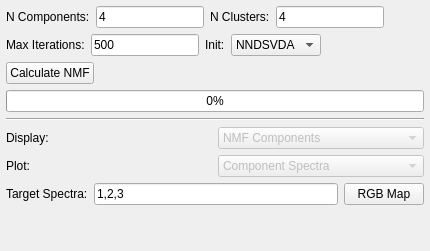
         <widget class="QWidget" name="a2_tab_nnmf">
          <attribute name="title">
           <string>NNMF</string>
          </attribute>
          <layout class="QVBoxLayout" name="a2_tab_nnmf_layout">
           <property name="spacing">
            <number>6</number>
           </property>
           <property name="leftMargin">
            <number>6</number>
           </property>
           <property name="topMargin">
            <number>6</number>
           </property>
           <property name="rightMargin">
            <number>6</number>
           </property>
           <property name="bottomMargin">
            <number>6</number>
           </property>
           <item>
            <layout class="QHBoxLayout" name="a2_nmf_params1_layout">
             <item>
              <widget class="QLabel" name="a2_nmfNComponentsLabel">
               <property name="text">
                <string>N Components:</string>
               </property>
              </widget>
             </item>
             <item>
              <widget class="QLineEdit" name="a2_nmfNComponentsEdit">
               <property name="text">
                <string>4</string>
               </property>
              </widget>
             </item>
             <item>
              <widget class="QLabel" name="a2_nmfNClustersLabel">
               <property name="text">
                <string>N Clusters:</string>
               </property>
              </widget>
             </item>
             <item>
              <widget class="QLineEdit" name="a2_nmfNClustersEdit">
               <property name="text">
                <string>4</string>
               </property>
              </widget>
             </item>
             <item>
              <spacer name="a2_nmf_params1_spacer">
               <property name="orientation">
                <enum>Qt::Horizontal</enum>
               </property>
               <property name="sizeHint" stdset="0">
                <size>
                 <width>40</width>
                 <height>20</height>
                </size>
               </property>
              </spacer>
             </item>
            </layout>
           </item>
           <item>
            <layout class="QHBoxLayout" name="a2_nmf_params2_layout">
             <item>
              <widget class="QLabel" name="a2_nmfMaxIterLabel">
               <property name="text">
                <string>Max Iterations:</string>
               </property>
              </widget>
             </item>
             <item>
              <widget class="QLineEdit" name="a2_nmfMaxIterEdit">
               <property name="text">
                <string>500</string>
               </property>
              </widget>
             </item>
             <item>
              <widget class="QLabel" name="a2_nmfInitLabel">
               <property name="text">
                <string>Init:</string>
               </property>
              </widget>
             </item>
             <item>
              <widget class="QComboBox" name="a2_nmfInitCombo">
               <item>
                <property name="text">
                 <string>NNDSVDA</string>
                </property>
               </item>
               <item>
                <property name="text">
                 <string>Random</string>
                </property>
               </item>
              </widget>
             </item>
             <item>
              <spacer name="a2_nmf_params2_spacer">
               <property name="orientation">
                <enum>Qt::Horizontal</enum>
               </property>
               <property name="sizeHint" stdset="0">
                <size>
                 <width>40</width>
                 <height>20</height>
                </size>
               </property>
              </spacer>
             </item>
            </layout>
           </item>
           <item>
            <layout class="QHBoxLayout" name="a2_nmf_calc_layout">
             <item>
              <widget class="QPushButton" name="a2_calcNMFButton">
               <property name="text">
                <string>Calculate NMF</string>
               </property>
              </widget>
             </item>
             <item>
              <spacer name="a2_nmf_calc_spacer">
               <property name="orientation">
                <enum>Qt::Horizontal</enum>
               </property>
               <property name="sizeHint" stdset="0">
                <size>
                 <width>40</width>
                 <height>20</height>
                </size>
               </property>
              </spacer>
             </item>
            </layout>
           </item>
           <item>
            <widget class="QProgressBar" name="a2_nmfProgressBar">
             <property name="value">
              <number>0</number>
             </property>
            </widget>
           </item>
           <item>
            <widget class="Line" name="a2_nmf_line1">
             <property name="orientation">
              <enum>Qt::Horizontal</enum>
             </property>
            </widget>
           </item>
           <item>
            <layout class="QHBoxLayout" name="a2_nmf_display_layout">
             <item>
              <widget class="QLabel" name="a2_nmfDisplayLabel">
               <property name="text">
                <string>Display:</string>
               </property>
              </widget>
             </item>
             <item>
              <widget class="QComboBox" name="a2_nmfDisplayCombo">
               <property name="enabled">
                <bool>false</bool>
               </property>
               <item>
                <property name="text">
                 <string>NMF Components</string>
                </property>
               </item>
               <item>
                <property name="text">
                 <string>Cluster Map</string>
                </property>
               </item>
               <item>
                <property name="text">
                 <string>RGB Map</string>
                </property>
               </item>
              </widget>
             </item>
            </layout>
           </item>
           <item>
            <layout class="QHBoxLayout" name="a2_nmf_plot_layout">
             <item>
              <widget class="QLabel" name="a2_nmfPlotLabel">
               <property name="text">
                <string>Plot:</string>
               </property>
              </widget>
             </item>
             <item>
              <widget class="QComboBox" name="a2_nmfPlotCombo">
               <property name="enabled">
                <bool>false</bool>
               </property>
               <item>
                <property name="text">
                 <string>Component Spectra</string>
                </property>
               </item>
               <item>
                <property name="text">
                 <string>Cluster Spectra</string>
                </property>
               </item>
              </widget>
             </item>
            </layout>
           </item>
           <item>
            <layout class="QHBoxLayout" name="a2_nmf_rgb_map_layout">
             <item>
              <widget class="QLabel" name="a2_nmfTargetSpectraLabel">
               <property name="text">
                <string>Target Spectra:</string>
               </property>
              </widget>
             </item>
             <item>
              <widget class="QLineEdit" name="a2_nmfTargetSpectraEdit">
               <property name="text">
                <string>1,2,3</string>
               </property>
              </widget>
             </item>
             <item>
              <widget class="QPushButton" name="a2_nmfCalcRGBMapButton">
               <property name="text">
                <string>RGB Map</string>
               </property>
              </widget>
             </item>
            </layout>
           </item>
           <item>
            <spacer name="a2_nmf_vspacer">
             <property name="orientation">
              <enum>Qt::Vertical</enum>
             </property>
             <property name="sizeHint" stdset="0">
              <size>
               <width>20</width>
               <height>40</height>
              </size>
             </property>
            </spacer>
           </item>
          </layout>
         </widget>
